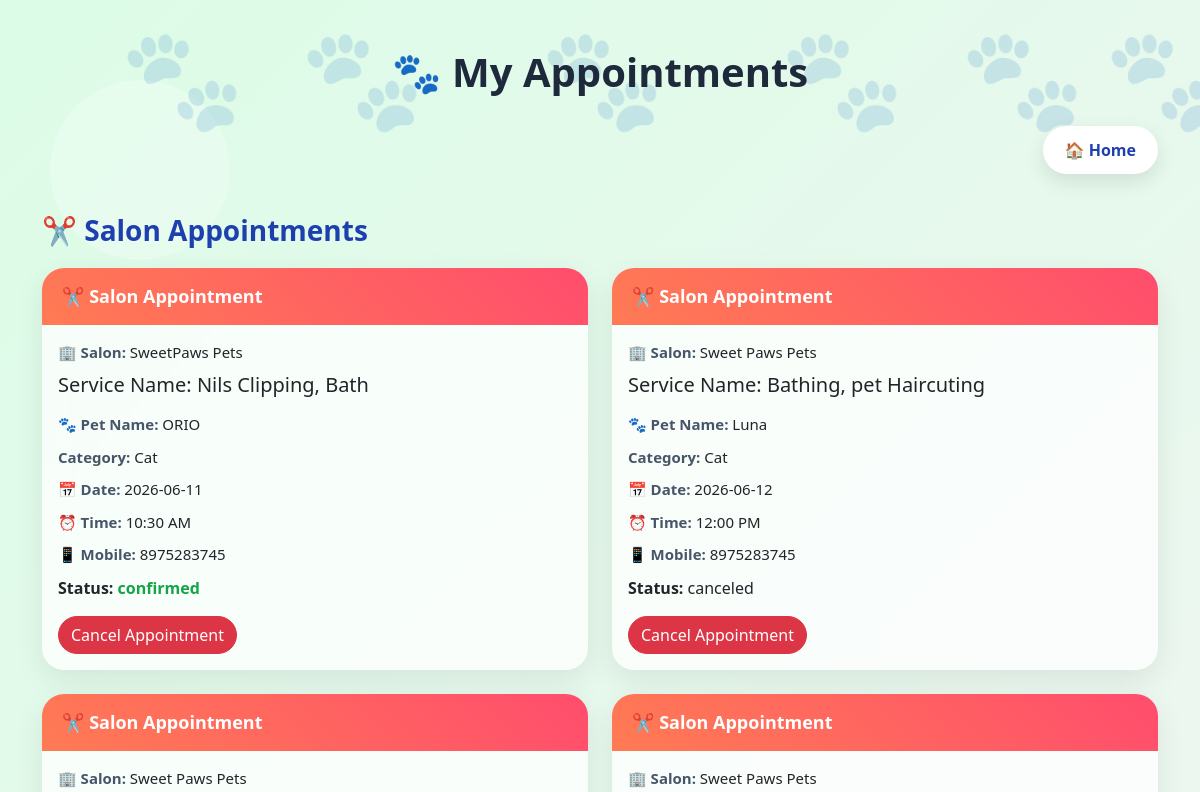
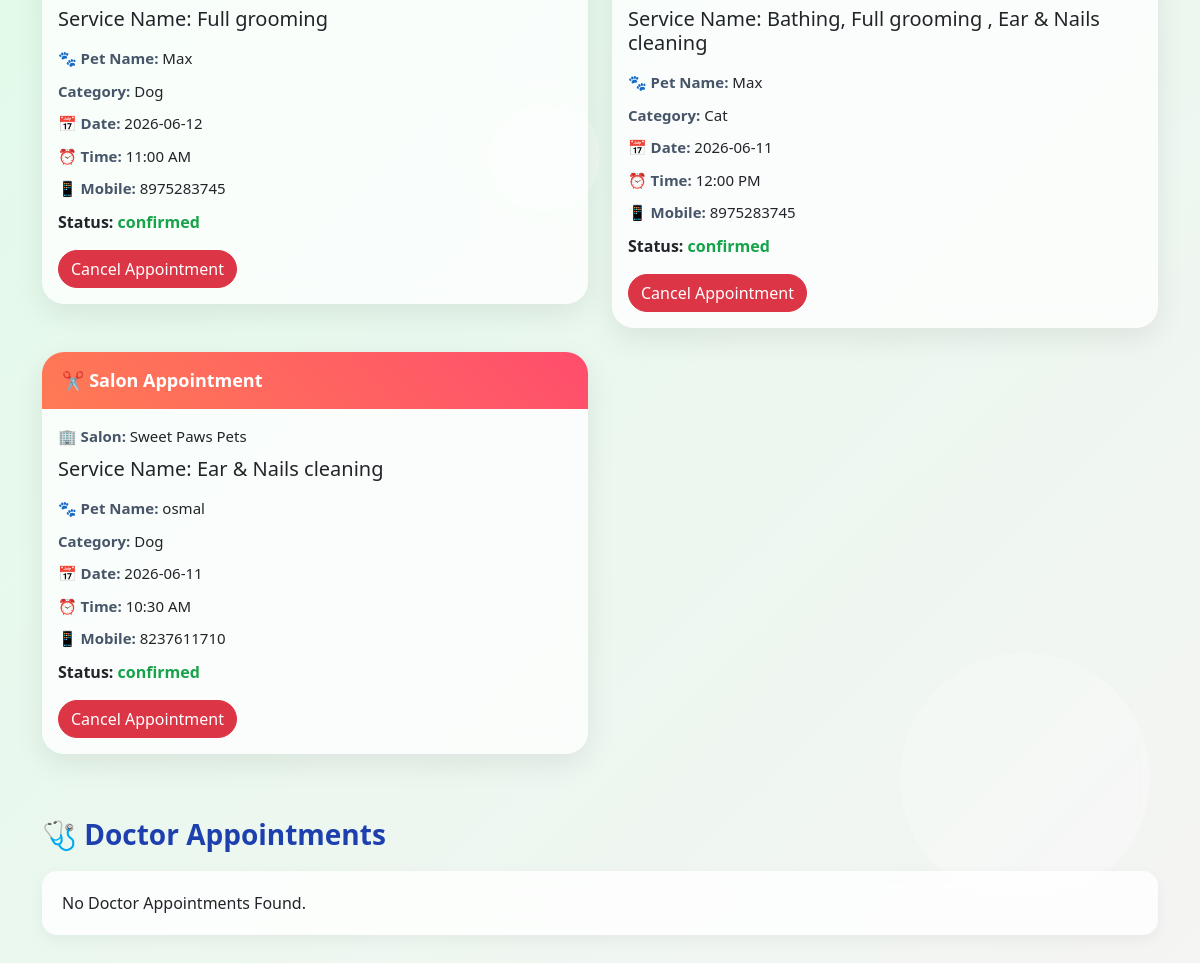
Screenshot of /my_appointments (signed in) with the database file from the repository (2 pictures, top to bottom).
### app.py (models this page shows, shortened)
class SalonAppointment(db.Model):
    id = db.Column(db.Integer, primary_key=True)
    salon_id = db.Column(
        db.Integer,
        db.ForeignKey('salon.id', ondelete="CASCADE"),
        nullable=False
    )
    user_id = db.Column(
    db.Integer,
    db.ForeignKey('users.id'),
    nullable=False
    )
    owner_name = db.Column(db.String(100))
    mobile = db.Column(db.String(20))
    pet_name = db.Column(db.String(100))
    pet_category = db.Column(db.String(50))
    service_name = db.Column(db.String(100))
    appointment_date = db.Column(db.String(20))
    appointment_time = db.Column(db.String(20))
    notes = db.Column(db.Text)
    status = db.Column( db.String(20), default="CONFIRMED")
    created_at = db.Column( db.DateTime,default=datetime.utcnow)

class Salon(db.Model):
    id = db.Column(db.Integer, primary_key=True)
    user_id = db.Column(db.Integer, db.ForeignKey('users.id'))
    name = db.Column(db.String(100))
    open_hours = db.Column(db.String(50))
    close_hours= db.Column(db.String(50))
    tagline = db.Column(db.String(200))
    description = db.Column(db.Text)
    address = db.Column(db.String(200))
    city = db.Column(db.String(50))
    phone = db.Column(db.String(20))
    image = db.Column(db.String(200))
    rating = db.Column(db.Float, default=0)
    appointments = db.relationship(
        "SalonAppointment",
        backref="salon",
        cascade="all, delete-orphan"
    )

### app.py (the view)
@app.route('/my_appointments')
def myappointments():
    if "user_id" not in session:
        return redirect('/login')
    user_id = session['user_id']
    salon_appointments = SalonAppointment.query.filter_by(
        user_id=user_id
    ).all()
    doctor_appointments = DoctorAppointment.query.filter_by(
        user_id=user_id
    ).all()
    return render_template(
        'user/my_appointment.html',
        salon_appointments=salon_appointments,
        doctor_appointments=doctor_appointments
    )

### templates/user/my_appointment.html (shortened to what this page needs)
<!DOCTYPE html>
<html lang="en">
<head>
<link href="https://cdn.jsdelivr.net/npm/bootstrap@5.3.3/dist/css/bootstrap.min.css" rel="stylesheet">
</head>
<body>
<div class="container py-5">
    <h1 class="page-title">
        🐾 My Appointments
    </h1>
    <div class="d-flex justify-content-end mb-4">
        <a href="/index" class="back-btn">
            🏠 Home
        </a>
    </div>
    <h3 class="section-title">
        ✂️ Salon Appointments
    </h3>
    {% if salon_appointments %}
    <div class="row">
        {% for a in salon_appointments %}
        <div class="col-lg-6 mb-4">
            <div class="card appointment-card">
                <div class="card-header-custom salon-header">
                    ✂️ Salon Appointment
                </div>
                <div class="card-body">
                    <div class="info-row">
                        <span class="info-label">🏢 Salon:</span>
                        {{ a.salon.name }}
                    </div>
                    <h5 class="mb-3">Service Name:   {{ a.service_name }}
                    </h5>
                    <div class="info-row">
                        <span class="info-label"><b>🐾 Pet Name:</b></span>
                        {{ a.pet_name }}
                    </div>
                    <div class="info-row">
                        <span class="info-label">Category:</span>
                        {{ a.pet_category }}
                    </div>
                    <div class="info-row">
                        <span class="info-label">📅 Date:</span>
                        {{ a.appointment_date }}
                    </div>
                    <div class="info-row">
                        <span class="info-label">⏰ Time:</span>
                        {{ a.appointment_time }}
                    </div>
                    <div class="info-row">
                        <span class="info-label">📱 Mobile:</span>
                        {{ a.mobile }}
                    </div>
                    <p>
                        <strong>Status:</strong>
                        <span class="
                        {% if a.status|upper == 'CONFIRMED' %}
                            status-confirmed
                        {% elif a.status|upper == 'CANCELLED' %}
                            status-cancelled
                        {% endif %}
                        ">
                            {{ a.status }}
                        </span>
                    </p>
                    {% if a.status != "CANCELLED" %}
                    <a href="/cancel-salon/{{a.id}}"
                       class="btn btn-danger btn-cancel">
                        Cancel Appointment
                    </a>
                    {% endif %}
                </div>
            </div>
        </div>
        {% endfor %}
    </div>
    {% else %}
    <div class="empty-box">
        No Salon Appointments Found.
    </div>
    {% endif %}
    <h3 class="section-title">
        🩺 Doctor Appointments
    </h3>
    {% if doctor_appointments %}
    <div class="row">
        {% for a in doctor_appointments %}
        <div class="col-lg-6 mb-4">
            <div class="card appointment-card">
                <div class="card-header-custom doctor-header">
                    🩺 Doctor Consultation
                </div>
                <div class="card-body">
                    <h5 class="mb-3">
                        Veterinary Appointment
                    </h5>
                    <div class="info-row">
                        <span class="info-label">🏢 Salon:</span>
                        {{ a.doctor.name }}
                    </div>
                    <div class="info-row">
                        <span class="info-label">🐾 Pet Name:</span>
                        {{ a.pet_name }}
                    </div>
                    <div class="info-row">
                        <span class="info-label">Pet Type:</span>
                        {{ a.pet_type }}
                    </div>
                    <div class="info-row">
                        <span class="info-label">👤 Owner:</span>
                        {{ a.owner_name }}
                    </div>
                    <div class="info-row">
                        <span class="info-label">📅 Date:</span>
                        {{ a.appointment_date }}
                    </div>
                    <div class="info-row">
                        <span class="info-label">⏰ Time:</span>
                        {{ a.appointment_time }}
                    </div>
                    <p>
                        <strong>Status:</strong>
                        <span class="
                        {% if a.status|upper == 'CONFIRMED' %}
                            status-confirmed
                        {% elif a.status|upper == 'PENDING' %}
                            status-pending
                        {% elif a.status|upper == 'REJECTED' %}
                            status-rejected
                        {% elif a.status|upper == 'COMPLETED' %}
                            status-completed
                        {% elif a.status|upper == 'CANCELLED' %}
                            status-cancelled
                        {% endif %}
                        ">
                            {{ a.status }}
                        </span>
                    </p>
                    {% if a.status != "CANCELLED" %}
                    <a href="/cancel-doctor/{{a.id}}"
                       class="btn btn-danger btn-cancel">
                        Cancel Appointment
                    </a>
                    {% endif %}
                </div>
            </div>
        </div>
        {% endfor %}
    </div>
    {% else %}
    <div class="empty-box">
        No Doctor Appointments Found.
    </div>
    {% endif %}
</div>
</body>
<div class="bg-shape shape1"></div>
<div class="bg-shape shape2"></div>
<div class="bg-shape shape3"></div>
<div class="paw-container">
    <span>🐾</span>
    <span>🐾</span>
    <span>🐾</span>
    <span>🐾</span>
    <span>🐾</span>
    <span>🐾</span>
</div>
</html>

### templates/user/my_appointment.html (style rules this page uses)
body { min-height:100vh; font-family:'Segoe UI',sans-serif; background:linear-gradient(-45deg,#dbeafe,#e0e7ff,#fdf2f8,#dcfce7); background-size:400% 400%; animation:bgAnimation 15s ease infinite; }
.bg-shape { position:fixed; border-radius:50%; background:rgba(255,255,255,.25); backdrop-filter:blur(5px); z-index:-1; animation:float 8s infinite ease-in-out; }
.shape1 { width:180px; height:180px; top:80px; left:50px; }
.shape2 { width:250px; height:250px; bottom:80px; right:50px; animation-delay:2s; }
.shape3 { width:120px; height:120px; top:50%; left:40%; animation-delay:4s; }
.page-title { text-align:center; font-weight:700; color:#1e293b; margin-bottom:30px; }
.section-title { font-weight:700; color:#1e40af; margin:40px 0 20px; }
.appointment-card { background:rgba(255,255,255,.75); backdrop-filter:blur(12px); border:none; border-radius:22px; overflow:hidden; transition:.3s; box-shadow:0 10px 30px rgba(0,0,0,.08); }
.card-header-custom { padding:15px 20px; color:white; font-size:18px; font-weight:600; }
.salon-header { background:linear-gradient(45deg,#ff7b54,#ff4d6d); }
.info-row { margin-bottom:10px; font-size:15px; }
.info-label { font-weight:600; color:#475569; }
.btn-cancel { border-radius:30px; }
.empty-box { background:rgba(255,255,255,.8); backdrop-filter:blur(10px); padding:20px; border-radius:15px; box-shadow:0 5px 15px rgba(0,0,0,.05); }
.back-btn { background:white; color:#1e40af; text-decoration:none; padding:12px 22px; border-radius:50px; font-weight:600; box-shadow:0 8px 20px rgba(0,0,0,.1); transition:.3s; }
.paw-container { position:fixed; top:0; left:0; width:100%; height:100%; overflow:hidden; pointer-events:none; z-index:-1; }
.paw-container span { position:absolute; display:block; font-size:100px; opacity:0.15; animation:floatPaw 15s linear infinite; }
.paw-container span:nth-child(1) { left:10%; animation-duration:12s; }
.paw-container span:nth-child(2) { left:25%; animation-duration:18s; animation-delay:2s; }
.paw-container span:nth-child(3) { left:45%; animation-duration:15s; animation-delay:4s; }
.paw-container span:nth-child(4) { left:65%; animation-duration:20s; animation-delay:1s; }
.paw-container span:nth-child(5) { left:80%; animation-duration:14s; animation-delay:5s; }
.paw-container span:nth-child(6) { left:92%; animation-duration:17s; animation-delay:3s; }
.status-confirmed { color:#16a34a !important; font-weight:700; }

### rows the page displays
SalonAppointment: salon.name "SweetPaws Pets", service_name "Nils Clipping, Bath", pet_name "ORIO", pet_category "Cat", appointment_date "2026-06-11", appointment_time "10:30 AM", mobile "8975283745", status "confirmed"
SalonAppointment: salon.name "Sweet Paws Pets", service_name "Bathing, pet Haircuting", pet_name "Luna", pet_category "Cat", appointment_date "2026-06-12", appointment_time "12:00 PM", mobile "8975283745", status "canceled"
SalonAppointment: salon.name "Sweet Paws Pets", service_name "Full grooming", pet_name "Max", pet_category "Dog", appointment_date "2026-06-12", appointment_time "11:00 AM", mobile "8975283745", status "confirmed"
SalonAppointment: salon.name "Sweet Paws Pets", service_name "Bathing, Full grooming , Ear & Nails cleaning", pet_name "Max", pet_category "Cat", appointment_date "2026-06-11", appointment_time "12:00 PM", mobile "8975283745", status "confirmed"
SalonAppointment: salon.name "Sweet Paws Pets", service_name "Ear & Nails cleaning", pet_name "osmal", pet_category "Dog", appointment_date "2026-06-11", appointment_time "10:30 AM", mobile "8237611710", status "confirmed"
